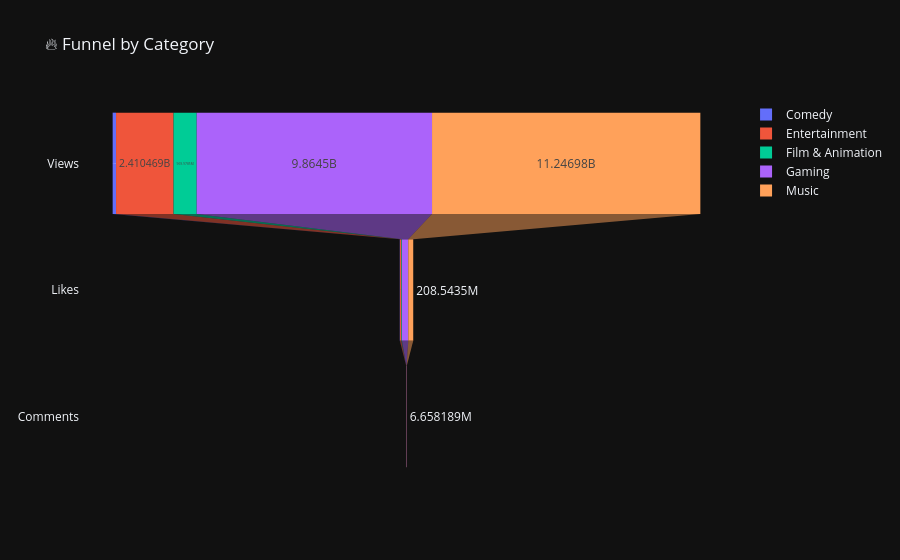

Source (notebook cell):
### Code cell
cat_funnel = df.groupby('category_name').agg({
    'views':'sum',
    'likes':'sum',
    'comment_count':'sum'
}).reset_index()

fig = go.Figure()

for i, row in cat_funnel.iterrows():
    fig.add_trace(go.Funnel(
        name=row['category_name'],
        y=['Views','Likes','Comments'],
        x=[row['views'], row['likes'], row['comment_count']]
    ))

fig.update_layout(title="🔥 Funnel by Category")
fig.show()

### Figure 1 — Plotly figure (JSON) as saved in the notebook; plotly's stock layout.template omitted (floating-point values rounded to 4 significant figures)
{"data": [{"name": "Comedy", "type": "funnel", "x": [141824251, 7179903, 157156], "y": ["Views", "Likes", "Comments"]}, {"name": "Entertainment", "type": "funnel", "x": [2410468675, 63326891, 1821734], "y": ["Views", "Likes", "Comments"]}, {"name": "Film & Animation", "type": "funnel", "x": [969978470, 21714334, 614352], "y": ["Views", "Likes", "Comments"]}, {"name": "Gaming", "type": "funnel", "x": [9864496328, 264447558, 11870513], "y": ["Views", "Likes", "Comments"]}, {"name": "Music", "type": "funnel", "x": [11246977440, 208543452, 6658189], "y": ["Views", "Likes", "Comments"]}], "layout": {"title": {"text": "🔥 Funnel by Category"}}}
